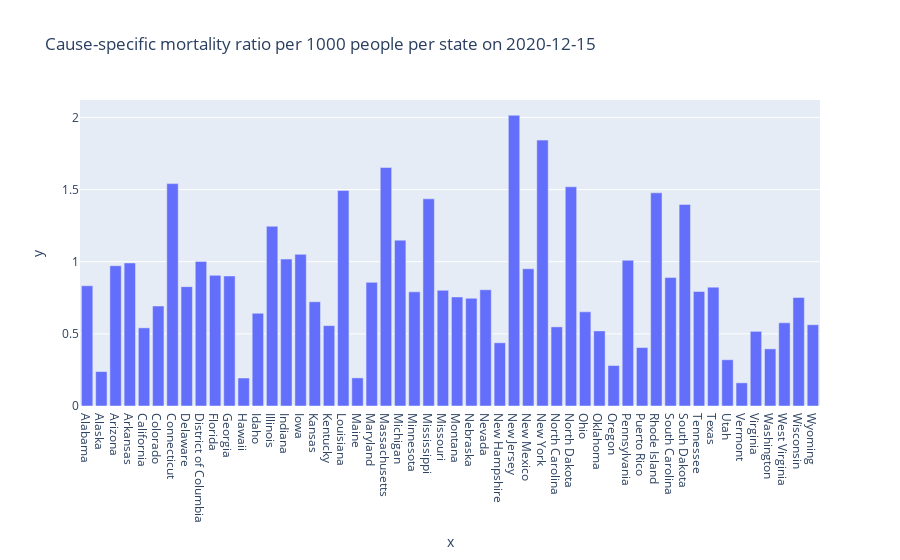
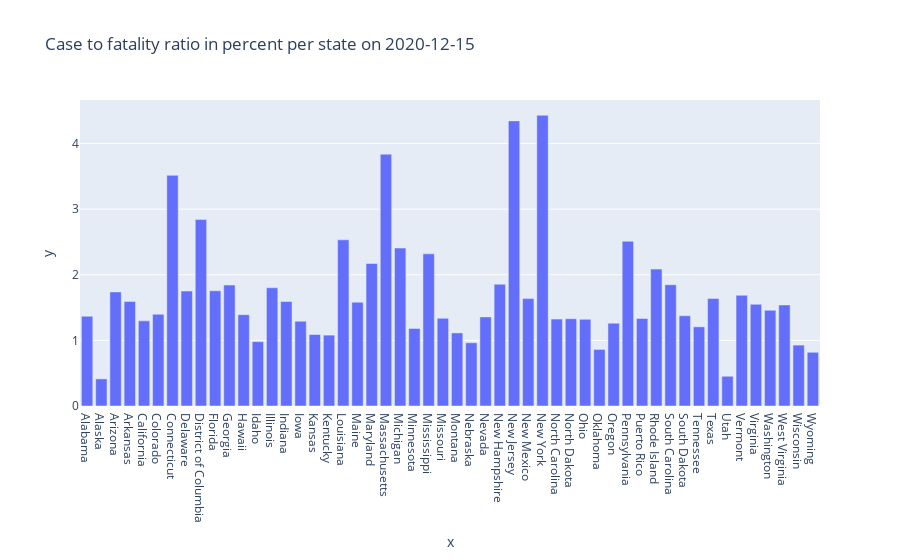

Write notebook code for charts like these, in order.
### Code cell
date = '2020-12-15'
print('Cause-specific mortality ratio per 1000 people in the US on {}:'.format(date),
      mda.comp_csr(us_timeseries,date,state=False), 'Per 1000 people')
mda.comp_csr(dfstates,date)


print('Case to fatality ratio in percent in the US on {}:'.format(date),
      mda.comp_cfr(us_timeseries,date,state=False),'%')
mda.comp_cfr(dfstates,date)

### Figure 1 — Plotly figure (JSON) as saved in the notebook; plotly's stock layout.template omitted (floating-point values rounded to 4 significant figures)
{"data": [{"alignmentgroup": "True", "hovertemplate": "x=%{x}<br>y=%{y}<extra></extra>", "legendgroup": "", "marker": {"color": "#636efa", "pattern": {"shape": ""}}, "name": "", "offsetgroup": "", "orientation": "v", "showlegend": false, "textposition": "auto", "type": "bar", "x": ["Alabama", "Alaska", "Arizona", "Arkansas", "California", "Colorado", "Connecticut", "Delaware", "District of Columbia", "Florida", "Georgia", "Hawaii", "Idaho", "Illinois", "Indiana", "Iowa", "Kansas", "Kentucky", "Louisiana", "Maine", "Maryland", "Massachusetts", "Michigan", "Minnesota", "Mississippi", "Missouri", "Montana", "Nebraska", "Nevada", "New Hampshire", "New Jersey", "New Mexico", "New York", "North Carolina", "North Dakota", "Ohio", "Oklahoma", "Oregon", "Pennsylvania", "Puerto Rico", "Rhode Island", "South Carolina", "South Dakota", "Tennessee", "Texas", "Utah", "Vermont", "Virginia", "Washington", "West Virginia", "Wisconsin", "Wyoming"], "xaxis": "x", "y": [0.8332, 0.2386, 0.9722, 0.9914, 0.5416, 0.693, 1.541, 0.8271, 1.002, 0.9054, 0.9012, 0.194, 0.6427, 1.245, 1.018, 1.051, 0.7225, 0.5569, 1.494, 0.1949, 0.8569, 1.653, 1.149, 0.7913, 1.436, 0.8018, 0.7556, 0.7466, 0.8056, 0.4382, 2.015, 0.9511, 1.843, 0.5483, 1.519, 0.6527, 0.5206, 0.2804, 1.01, 0.405, 1.478, 0.8902, 1.397, 0.7937, 0.8239, 0.3205, 0.1605, 0.5175, 0.3959, 0.5764, 0.7519, 0.5633], "yaxis": "y"}], "layout": {"autosize": true, "barmode": "relative", "legend": {"tracegroupgap": 0}, "title": {"text": "Cause-specific mortality ratio per 1000 people per state on 2020-12-15"}, "xaxis": {"anchor": "y", "autorange": true, "domain": [0, 1], "range": [-0.5, 51.5], "title": {"text": "x"}, "type": "category"}, "yaxis": {"anchor": "x", "autorange": true, "domain": [0, 1], "range": [0, 2.121], "title": {"text": "y"}, "type": "linear"}}}

### Figure 2 — Plotly figure (JSON) as saved in the notebook; plotly's stock layout.template omitted (floating-point values rounded to 4 significant figures)
{"data": [{"alignmentgroup": "True", "hovertemplate": "x=%{x}<br>y=%{y}<extra></extra>", "legendgroup": "", "marker": {"color": "#636efa", "pattern": {"shape": ""}}, "name": "", "offsetgroup": "", "orientation": "v", "showlegend": false, "textposition": "auto", "type": "bar", "x": ["Alabama", "Alaska", "Arizona", "Arkansas", "California", "Colorado", "Connecticut", "Delaware", "District of Columbia", "Florida", "Georgia", "Hawaii", "Idaho", "Illinois", "Indiana", "Iowa", "Kansas", "Kentucky", "Louisiana", "Maine", "Maryland", "Massachusetts", "Michigan", "Minnesota", "Mississippi", "Missouri", "Montana", "Nebraska", "Nevada", "New Hampshire", "New Jersey", "New Mexico", "New York", "North Carolina", "North Dakota", "Ohio", "Oklahoma", "Oregon", "Pennsylvania", "Puerto Rico", "Rhode Island", "South Carolina", "South Dakota", "Tennessee", "Texas", "Utah", "Vermont", "Virginia", "Washington", "West Virginia", "Wisconsin", "Wyoming"], "xaxis": "x", "y": [1.368, 0.413, 1.739, 1.594, 1.298, 1.398, 3.516, 1.752, 2.841, 1.756, 1.844, 1.392, 0.9808, 1.802, 1.593, 1.292, 1.09, 1.08, 2.532, 1.581, 2.172, 3.838, 2.408, 1.182, 2.32, 1.337, 1.114, 0.9638, 1.358, 1.856, 4.345, 1.637, 4.431, 1.325, 1.33, 1.321, 0.862, 1.262, 2.511, 1.334, 2.087, 1.848, 1.375, 1.207, 1.639, 0.4533, 1.688, 1.55, 1.459, 1.54, 0.9282, 0.8187], "yaxis": "y"}], "layout": {"autosize": true, "barmode": "relative", "legend": {"tracegroupgap": 0}, "title": {"text": "Case to fatality ratio in percent per state on 2020-12-15"}, "xaxis": {"anchor": "y", "autorange": true, "domain": [0, 1], "range": [-0.5, 51.5], "title": {"text": "x"}, "type": "category"}, "yaxis": {"anchor": "x", "autorange": true, "domain": [0, 1], "range": [0, 4.664], "title": {"text": "y"}, "type": "linear"}}}
